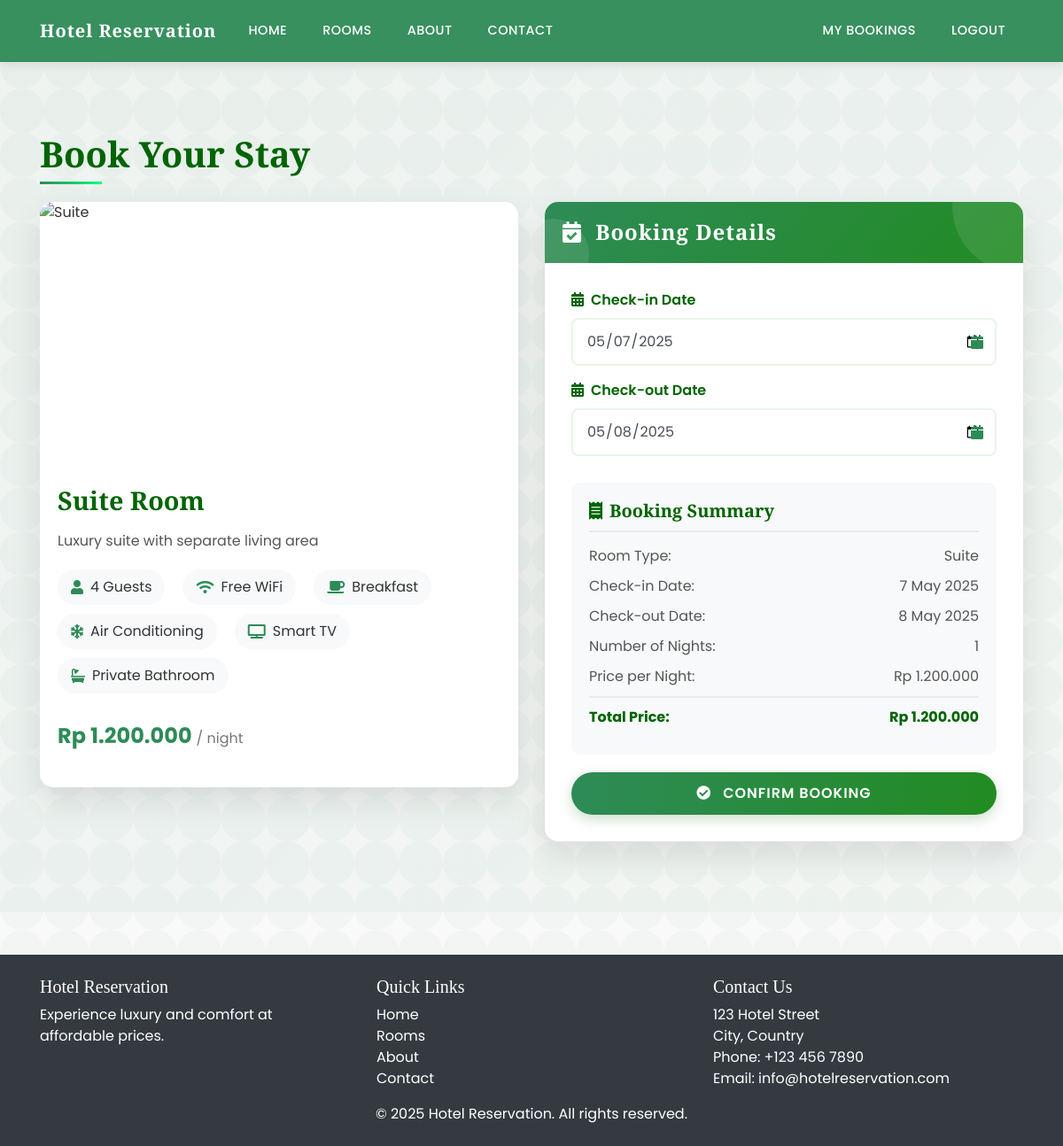
Screenshot of /booking.php?type=3 (signed in) with the database file from the repository.
### tables this page shows
CREATE TABLE `room_types` (
  `id` int(11) NOT NULL,
  `name` varchar(50) NOT NULL,
  `description` text DEFAULT NULL,
  `price_per_night` decimal(10,2) NOT NULL,
  `capacity` int(11) NOT NULL
);

### booking.php (the view, shortened to what this page needs)
<?php
include 'config/db_connect.php';
$type_id = mysqli_real_escape_string($conn, $_GET['type']);
$sql = "SELECT * FROM room_types WHERE id = $type_id";
$result = mysqli_query($conn, $sql);
$room_type = mysqli_fetch_assoc($result);
$errors = ['check_in' => '', 'check_out' => '', 'booking' => '', 'recaptcha' => ''];
$check_in = $check_out = '';
?>
<!DOCTYPE html>
<html lang="en">
<head>
    <link rel="stylesheet" href="https://stackpath.bootstrapcdn.com/bootstrap/4.5.2/css/bootstrap.min.css">
    <link rel="stylesheet" href="https://cdnjs.cloudflare.com/ajax/libs/font-awesome/5.15.3/css/all.min.css">
    <link rel="stylesheet" href="https://cdnjs.cloudflare.com/ajax/libs/animate.css/4.1.1/animate.min.css">
    <link rel="stylesheet" href="https://unpkg.com/aos@next/dist/aos.css" />
</head>
<body>
    <?php include 'templates/header.php'; ?>
    <section class="booking-section">
        <div class="container">
            <h2 class="page-title" data-aos="fade-right">Book Your Stay</h2>
            <div class="row">
                <div class="col-lg-6 mb-4" data-aos="fade-up" data-aos-delay="100">
                    <div class="card room-card">
                        <img src="https://source.unsplash.com/random/600x400/?luxury-hotel-room" class="card-img-top room-img" alt="<?php echo $room_type['name']; ?>">
                        <div class="card-body">
                            <h3 class="card-title"><?php echo $room_type['name']; ?> Room</h3>
                            <p class="card-text"><?php echo $room_type['description']; ?></p>
                            <div class="amenities-list">
                                <div class="amenity-item">
                                    <i class="fas fa-user"></i>
                                    <span><?php echo $room_type['capacity']; ?> Guests</span>
                                </div>
                                <div class="amenity-item">
                                    <i class="fas fa-wifi"></i>
                                    <span>Free WiFi</span>
                                </div>
                                <div class="amenity-item">
                                    <i class="fas fa-coffee"></i>
                                    <span>Breakfast</span>
                                </div>
                                <div class="amenity-item">
                                    <i class="fas fa-snowflake"></i>
                                    <span>Air Conditioning</span>
                                </div>
                                <div class="amenity-item">
                                    <i class="fas fa-tv"></i>
                                    <span>Smart TV</span>
                                </div>
                                <div class="amenity-item">
                                    <i class="fas fa-bath"></i>
                                    <span>Private Bathroom</span>
                                </div>
                            </div>
                            <div class="price-tag">
                                Rp <?php echo number_format($room_type['price_per_night'], 0, ',', '.'); ?> <small>/ night</small>
                            </div>
                        </div>
                    </div>
                </div>
                <div class="col-lg-6" data-aos="fade-up" data-aos-delay="200">
                    <div class="card booking-form-card">
                        <div class="booking-form-header">
                            <h4><i class="fas fa-calendar-check mr-2"></i> Booking Details</h4>
                        </div>
                        <div class="booking-form-body">
                            <form action="booking.php?type=<?php echo $type_id; ?>" method="POST" id="bookingForm">
                                <div class="form-group">
                                    <label for="check_in"><i class="fas fa-calendar-alt mr-2"></i>Check-in Date</label>
                                    <div class="date-picker-wrapper">
                                        <input type="date" class="form-control <?php echo $errors['check_in'] ? 'is-invalid' : ''; ?>" id="check_in" name="check_in" value="<?php echo $check_in; ?>" min="<?php echo date('Y-m-d'); ?>">
                                    </div>
                                </div>
                                <div class="form-group">
                                    <label for="check_out"><i class="fas fa-calendar-alt mr-2"></i>Check-out Date</label>
                                    <div class="date-picker-wrapper">
                                        <input type="date" class="form-control <?php echo $errors['check_out'] ? 'is-invalid' : ''; ?>" id="check_out" name="check_out" value="<?php echo $check_out; ?>" min="<?php echo date('Y-m-d', strtotime('+1 day')); ?>">
                                    </div>
                                </div>
                                <div class="booking-summary" id="bookingSummary" style="display: none;">
                                    <h5 class="summary-title"><i class="fas fa-receipt mr-2"></i>Booking Summary</h5>
                                    <div class="summary-item">
                                        <span>Room Type:</span>
                                        <span><?php echo $room_type['name']; ?></span>
                                    </div>
                                    <div class="summary-item">
                                        <span>Check-in Date:</span>
                                        <span id="summaryCheckIn">-</span>
                                    </div>
                                    <div class="summary-item">
                                        <span>Check-out Date:</span>
                                        <span id="summaryCheckOut">-</span>
                                    </div>
                                    <div class="summary-item">
                                        <span>Number of Nights:</span>
                                        <span id="summaryNights">-</span>
                                    </div>
                                    <div class="summary-item">
                                        <span>Price per Night:</span>
                                        <span>Rp <?php echo number_format($room_type['price_per_night'], 0, ',', '.'); ?></span>
                                    </div>
                                    <div class="summary-item summary-total">
                                        <span>Total Price:</span>
                                        <span id="summaryTotal">-</span>
                                    </div>
                                </div>
                                <button type="submit" name="submit" class="btn btn-book btn-block">
                                    <i class="fas fa-check-circle mr-2"></i> Confirm Booking
                                </button>
                            </form>
                        </div>
                    </div>
                </div>
            </div>
        </div>
    </section>
    <?php include 'templates/footer.php'; ?>
</body>
</html>

### booking.php (style rules this page uses)
:root { --primary-green: #2E8B57; --secondary-green: #3CB371; --light-green: #98FB98; --dark-green: #006400; --accent-green: #00FF7F; --forest-green: #228B22; --mint-green: #BDFCC9; --olive-green: #556B2F; }
body { font-family: 'Poppins', sans-serif; background-color: #f9f9f9; color: #333; overflow-x: hidden; background-attachment: fixed; }
h1, h2, h3, h4, h5, h6 { font-family: 'Playfair Display', serif; }
.booking-section { padding: 80px 0; position: relative; }
.booking-section:before { content: ''; position: absolute; top: 0; left: 0; width: 100%; height: 100%; background: linear-gradient(135deg, rgba(46, 139, 87, 0.05) 0%, rgba(0, 100, 0, 0.02) 100%); z-index: -1; }
.page-title { font-size: 2.5rem; font-weight: 700; color: var(--dark-green); margin-bottom: 30px; position: relative; display: inline-block; }
.page-title:after { content: ''; position: absolute; width: 70px; height: 3px; background: linear-gradient(to right, var(--primary-green), var(--accent-green)); bottom: -10px; left: 0; }
.room-card { border: none; border-radius: 15px; overflow: hidden; box-shadow: 0 15px 35px rgba(0, 0, 0, 0.1); transition: all 0.4s ease; background: white; margin-bottom: 30px; }
.room-img { height: 300px; object-fit: cover; transition: all 0.5s ease; }
.card-title { font-size: 1.8rem; font-weight: 700; color: var(--dark-green); margin-bottom: 15px; }
.card-text { color: #555; margin-bottom: 15px; line-height: 1.6; }
.price-tag { font-size: 1.5rem; font-weight: 700; color: var(--primary-green); margin: 20px 0; display: flex; align-items: baseline; }
.price-tag small { font-size: 1rem; color: #777; margin-left: 5px; }
.booking-form-card { border: none; border-radius: 15px; overflow: hidden; box-shadow: 0 15px 35px rgba(0, 0, 0, 0.1); transition: all 0.4s ease; background: white; }
.booking-form-header { background: linear-gradient(135deg, var(--primary-green), var(--forest-green)); color: white; padding: 20px; position: relative; overflow: hidden; }
.booking-form-header h4 { position: relative; z-index: 2; font-weight: 700; margin: 0; letter-spacing: 1px; }
.booking-form-header:after { content: ''; position: absolute; width: 150px; height: 150px; background: rgba(255, 255, 255, 0.1); border-radius: 50%; top: -70px; right: -70px; z-index: 1; }
.booking-form-header:before { content: ''; position: absolute; width: 80px; height: 80px; background: rgba(255, 255, 255, 0.1); border-radius: 50%; bottom: -30px; left: -30px; z-index: 1; }
.booking-form-body { padding: 30px; }
.form-group label { font-weight: 600; color: var(--dark-green); margin-bottom: 8px; }
.form-control { border: 2px solid #e8f5e9; border-radius: 8px; padding: 12px 15px; height: auto; font-size: 1rem; transition: all 0.3s ease; }
.btn-book { background: linear-gradient(to right, var(--primary-green), var(--forest-green)); border: none; color: white; padding: 12px 30px; border-radius: 50px; font-weight: 600; text-transform: uppercase; letter-spacing: 1px; transition: all 0.3s ease; position: relative; overflow: hidden; z-index: 1; box-shadow: 0 5px 15px rgba(0, 100, 0, 0.2); }
.btn-book:before { content: ''; position: absolute; top: 0; left: -100%; width: 100%; height: 100%; background: linear-gradient(90deg, transparent, rgba(255, 255, 255, 0.2), transparent); transition: all 0.6s ease; z-index: -1; }
.booking-summary { background-color: #f8f9fa; border-radius: 10px; padding: 20px; margin-top: 30px; }
.summary-title { font-weight: 700; color: var(--dark-green); margin-bottom: 15px; border-bottom: 2px solid #e9ecef; padding-bottom: 10px; }
.summary-item { display: flex; justify-content: space-between; margin-bottom: 10px; color: #555; }
.summary-total { font-weight: 700; color: var(--dark-green); border-top: 2px solid #e9ecef; padding-top: 10px; margin-top: 10px; }
.date-picker-wrapper { position: relative; }
.amenities-list { display: flex; flex-wrap: wrap; margin: 20px 0; }
.amenity-item { display: flex; align-items: center; margin-right: 20px; margin-bottom: 10px; background-color: #f8f9fa; padding: 8px 15px; border-radius: 30px; transition: all 0.3s ease; }
.amenity-item i { color: var(--primary-green); margin-right: 8px; }

### rows the page displays
room_types: name "Suite", description "Luxury suite with separate living area", capacity "4", price_per_night "1.200.000"
